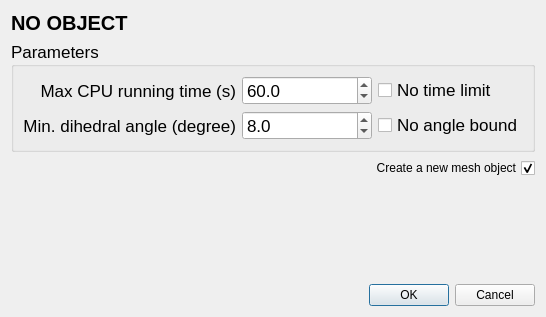
<?xml version="1.0" encoding="UTF-8"?>
<ui version="4.0">
 <class>LocalOptim_dialog</class>
 <widget class="QDialog" name="LocalOptim_dialog">
  <property name="geometry">
   <rect>
    <x>0</x>
    <y>0</y>
    <width>546</width>
    <height>317</height>
   </rect>
  </property>
  <property name="sizePolicy">
   <sizepolicy hsizetype="Preferred" vsizetype="Preferred">
    <horstretch>0</horstretch>
    <verstretch>0</verstretch>
   </sizepolicy>
  </property>
  <property name="minimumSize">
   <size>
    <width>0</width>
    <height>0</height>
   </size>
  </property>
  <property name="windowTitle">
   <string>Local optimizer parameters</string>
  </property>
  <layout class="QVBoxLayout" name="verticalLayout">
   <item>
    <widget class="QLabel" name="objectName">
     <property name="font">
      <font>
       <pointsize>15</pointsize>
       <weight>75</weight>
       <bold>true</bold>
      </font>
     </property>
     <property name="text">
      <string>NO OBJECT</string>
     </property>
    </widget>
   </item>
   <item>
    <widget class="QGroupBox" name="groupBox">
     <property name="font">
      <font>
       <pointsize>13</pointsize>
      </font>
     </property>
     <property name="title">
      <string>Parameters</string>
     </property>
     <layout class="QGridLayout" name="gridLayout_2" columnstretch="0,1,0">
      <item row="0" column="0">
       <widget class="QLabel" name="timeLabel">
        <property name="text">
         <string>Max CPU running time (s)</string>
        </property>
        <property name="alignment">
         <set>Qt::AlignRight|Qt::AlignTrailing|Qt::AlignVCenter</set>
        </property>
        <property name="buddy">
         <cstring>maxTime</cstring>
        </property>
       </widget>
      </item>
      <item row="0" column="1">
       <widget class="QDoubleSpinBox" name="maxTime">
        <property name="minimumSize">
         <size>
          <width>100</width>
          <height>0</height>
         </size>
        </property>
        <property name="decimals">
         <number>1</number>
        </property>
        <property name="maximum">
         <double>9999.000000000000000</double>
        </property>
        <property name="value">
         <double>60.000000000000000</double>
        </property>
       </widget>
      </item>
      <item row="0" column="2">
       <widget class="QCheckBox" name="noTimeLimit">
        <property name="text">
         <string>No time limit</string>
        </property>
       </widget>
      </item>
      <item row="1" column="0">
       <widget class="QLabel" name="sliverLabel">
        <property name="text">
         <string>Min. dihedral angle (degree)</string>
        </property>
        <property name="alignment">
         <set>Qt::AlignRight|Qt::AlignTrailing|Qt::AlignVCenter</set>
        </property>
        <property name="buddy">
         <cstring>sliverBound</cstring>
        </property>
       </widget>
      </item>
      <item row="1" column="1">
       <widget class="QDoubleSpinBox" name="sliverBound">
        <property name="minimumSize">
         <size>
          <width>100</width>
          <height>0</height>
         </size>
        </property>
        <property name="readOnly">
         <bool>false</bool>
        </property>
        <property name="decimals">
         <number>1</number>
        </property>
        <property name="maximum">
         <double>180.000000000000000</double>
        </property>
        <property name="value">
         <double>8.000000000000000</double>
        </property>
       </widget>
      </item>
      <item row="1" column="2">
       <widget class="QCheckBox" name="noBound">
        <property name="text">
         <string>No angle bound</string>
        </property>
       </widget>
      </item>
     </layout>
    </widget>
   </item>
   <item>
    <layout class="QHBoxLayout" name="horizontalLayout">
     <item>
      <widget class="QCheckBox" name="createNewItem">
       <property name="layoutDirection">
        <enum>Qt::RightToLeft</enum>
       </property>
       <property name="text">
        <string>Create a new mesh object</string>
       </property>
       <property name="checked">
        <bool>true</bool>
       </property>
      </widget>
     </item>
    </layout>
   </item>
   <item>
    <spacer name="verticalSpacer_3">
     <property name="orientation">
      <enum>Qt::Vertical</enum>
     </property>
     <property name="sizeType">
      <enum>QSizePolicy::Expanding</enum>
     </property>
     <property name="sizeHint" stdset="0">
      <size>
       <width>0</width>
       <height>0</height>
      </size>
     </property>
    </spacer>
   </item>
   <item>
    <widget class="QDialogButtonBox" name="buttonBox">
     <property name="orientation">
      <enum>Qt::Horizontal</enum>
     </property>
     <property name="standardButtons">
      <set>QDialogButtonBox::Cancel|QDialogButtonBox::Ok</set>
     </property>
    </widget>
   </item>
  </layout>
 </widget>
 <resources/>
 <connections>
  <connection>
   <sender>buttonBox</sender>
   <signal>accepted()</signal>
   <receiver>LocalOptim_dialog</receiver>
   <slot>accept()</slot>
   <hints>
    <hint type="sourcelabel">
     <x>384</x>
     <y>191</y>
    </hint>
    <hint type="destinationlabel">
     <x>157</x>
     <y>195</y>
    </hint>
   </hints>
  </connection>
  <connection>
   <sender>buttonBox</sender>
   <signal>rejected()</signal>
   <receiver>LocalOptim_dialog</receiver>
   <slot>reject()</slot>
   <hints>
    <hint type="sourcelabel">
     <x>384</x>
     <y>191</y>
    </hint>
    <hint type="destinationlabel">
     <x>286</x>
     <y>195</y>
    </hint>
   </hints>
  </connection>
 </connections>
</ui>
